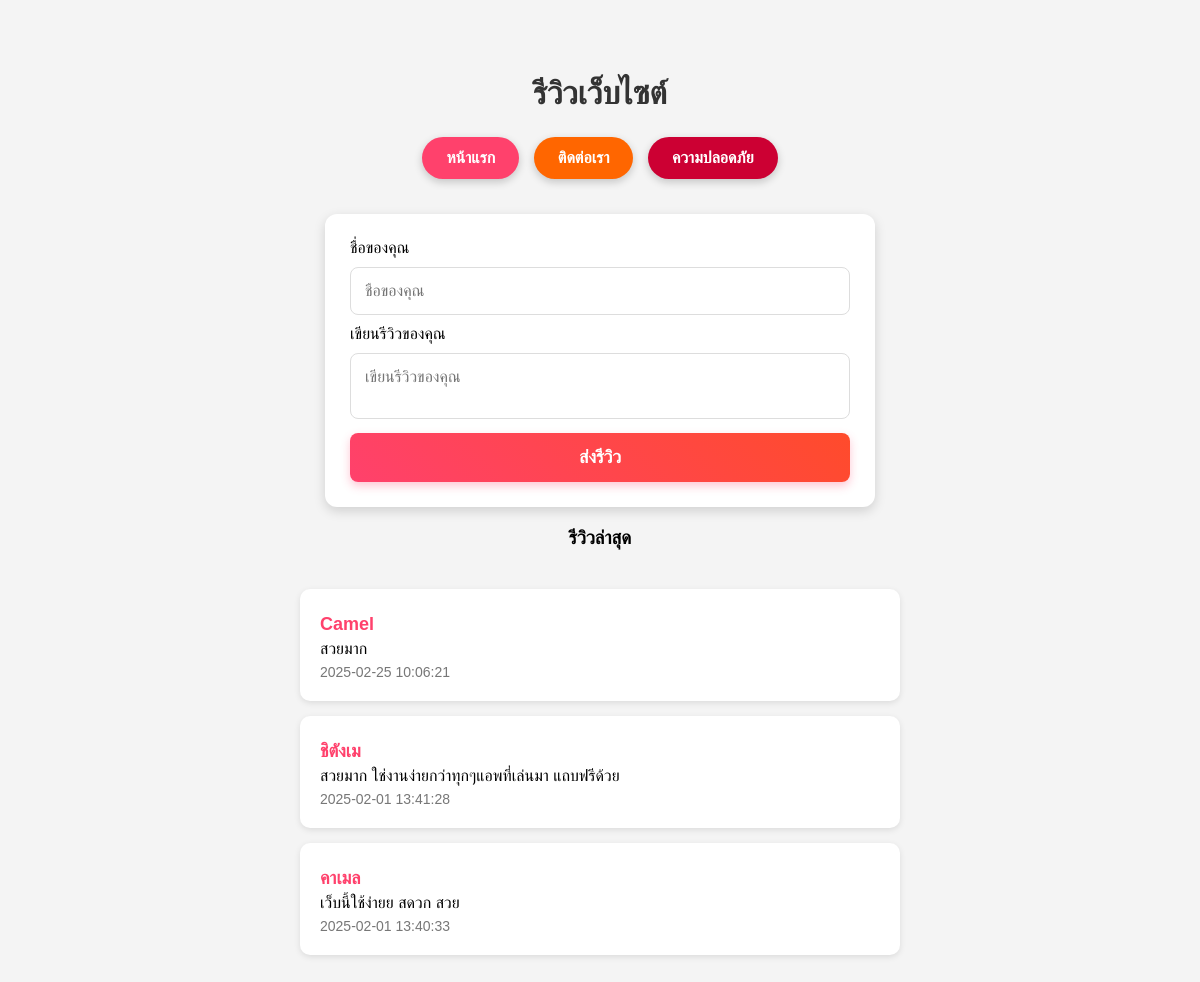
The page /view.php on the database its author committed.
### tables this page shows
CREATE TABLE `reviews` (
  `id` int(11) NOT NULL,
  `name` varchar(255) NOT NULL,
  `review` text NOT NULL,
  `created_at` timestamp NOT NULL DEFAULT current_timestamp()
);

### view.php (the view, shortened to what this page needs)
<?php
$servername = "localhost";
$username = "root";
$password = "";
$dbname = "mydatabase";
$conn = new mysqli($servername, $username, $password, $dbname);
$result = $conn->query("SELECT * FROM reviews ORDER BY created_at DESC");
?>
<!DOCTYPE html>
<html lang="th">
<head>
</head>
<body>
    <h2>รีวิวเว็บไซต์</h2>
    <div class="top-buttons">
        <a href="index.html" class="btn-guide">หน้าแรก</a>
        <a href="contact.html" class="btn-troubleshoot">ติดต่อเรา</a>
        <a href="Dating.html" class="btn-security">ความปลอดภัย</a>
    </div>
    <form action="" method="post">
        <label for="name">ชื่อของคุณ</label>
        <input type="text" name="name" placeholder="ชื่อของคุณ" required>
        <label for="review">เขียนรีวิวของคุณ</label>
        <textarea name="review" placeholder="เขียนรีวิวของคุณ" required></textarea>
        <button type="submit">ส่งรีวิว</button>
    </form>
    <h3>รีวิวล่าสุด</h3>
    <div class="reviews">
        <?php while ($row = $result->fetch_assoc()): ?>
            <div class="review">
                <p><strong><?= htmlspecialchars($row['name']) ?></strong></p>
                <p><?= nl2br(htmlspecialchars($row['review'])) ?></p>
                <small><?= $row['created_at'] ?></small>
            </div>
        <?php endwhile; ?>
    </div>
</body>
</html>

### view.php (style rules this page uses)
body { font-family: Arial, sans-serif; background-color: #f4f4f4; text-align: center; padding: 40px; }
h2 { font-size: 32px; color: #333; margin-bottom: 20px; }
.top-buttons { margin-bottom: 30px; }
.top-buttons a { display: inline-block; padding: 12px 24px; margin: 5px; border-radius: 30px; font-size: 16px; text-decoration: none; color: white; font-weight: bold; box-shadow: 0 3px 8px rgba(0, 0, 0, 0.2); transition: all 0.3s ease; }
.btn-guide { background: #ff416c; }
.btn-troubleshoot { background: #ff6600; }
.btn-security { background: #cc0033; }
form { background: white; max-width: 500px; width: 90%; margin: 20px auto; padding: 25px; border-radius: 12px; box-shadow: 0 4px 12px rgba(0, 0, 0, 0.15); text-align: left; }
input, textarea { width: 100%; box-sizing: border-box; padding: 14px; margin: 10px 0; border: 1px solid #ddd; border-radius: 8px; font-size: 16px; max-width: 100%; }
textarea { resize: none; }
button { width: 100%; padding: 14px; background: linear-gradient(45deg, #ff416c, #ff4b2b); border: none; color: white; font-size: 18px; font-weight: bold; cursor: pointer; border-radius: 8px; transition: all 0.3s ease; box-shadow: 0 4px 10px rgba(255, 65, 108, 0.3); }
.reviews { max-width: 600px; margin: 40px auto; text-align: left; }
.review { background: white; padding: 20px; margin: 15px 0; border-radius: 10px; box-shadow: 0 2px 6px rgba(0, 0, 0, 0.1); }
.review p { margin: 5px 0; font-size: 16px; }
.review strong { font-size: 18px; color: #ff416c; }
.review small { color: #777; font-size: 14px; }

### rows shown on the page
reviews: name "Camel", review "สวยมาก", created_at "2025-02-25 10:06:21"
reviews: name "ชิตังเม", review "สวยมาก ใช่งานง่ายกว่าทุกๆแอพที่เล่นมา แถบฟรีด้วย", created_at "2025-02-01 13:41:28"
reviews: name "คาเมล", review "เว็บนี้ใช้ง่ายย สดวก สวย", created_at "2025-02-01 13:40:33"
